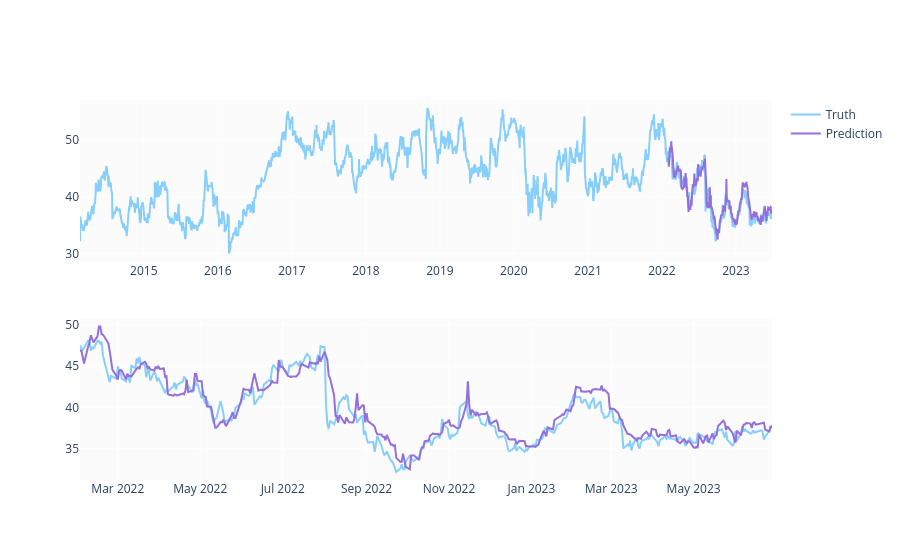

Notebook code for this chart:
### Code cell
predicted_prices = df.loc[test_split_idx+1:].copy()
predicted_prices['Close'] = y_pred

fig = make_subplots(rows=2, cols=1)
fig.add_trace(go.Scatter(x=df.Date, y=df.Close,
                         name='Truth',
                         marker_color='LightSkyBlue'), row=1, col=1)

fig.add_trace(go.Scatter(x=predicted_prices.Date,
                         y=predicted_prices.Close,
                         name='Prediction',
                         marker_color='MediumPurple'), row=1, col=1)

fig.add_trace(go.Scatter(x=predicted_prices.Date,
                         y=y_test,
                         name='Truth',
                         marker_color='LightSkyBlue',
                         showlegend=False), row=2, col=1)

fig.add_trace(go.Scatter(x=predicted_prices.Date,
                         y=y_pred,
                         name='Prediction',
                         marker_color='MediumPurple',
                         showlegend=False), row=2, col=1)

fig.show()

### Figure 1 — Plotly figure (JSON) as saved in the notebook; plotly's stock layout.template omitted (floating-point values rounded to 4 significant figures; data arrays with more than 128 entries replaced by an {"elided": "..."} marker saying what was removed)
{"data": [{"marker": {"color": "LightSkyBlue"}, "name": "Truth", "type": "scatter", "x": {"elided": "2355 str values"}, "xaxis": "x", "y": {"elided": "2355 float values"}, "yaxis": "y"}, {"marker": {"color": "MediumPurple"}, "name": "Prediction", "type": "scatter", "x": {"elided": "353 str values"}, "xaxis": "x", "y": {"elided": "353 float values"}, "yaxis": "y"}, {"marker": {"color": "LightSkyBlue"}, "name": "Truth", "showlegend": false, "type": "scatter", "x": {"elided": "353 str values"}, "xaxis": "x2", "y": {"elided": "353 float values"}, "yaxis": "y2"}, {"marker": {"color": "MediumPurple"}, "name": "Prediction", "showlegend": false, "type": "scatter", "x": {"elided": "353 str values"}, "xaxis": "x2", "y": {"elided": "353 float values"}, "yaxis": "y2"}], "layout": {"xaxis": {"anchor": "y", "domain": [0, 1]}, "xaxis2": {"anchor": "y2", "domain": [0, 1]}, "yaxis": {"anchor": "x", "domain": [0.575, 1]}, "yaxis2": {"anchor": "x2", "domain": [0, 0.425]}}}
